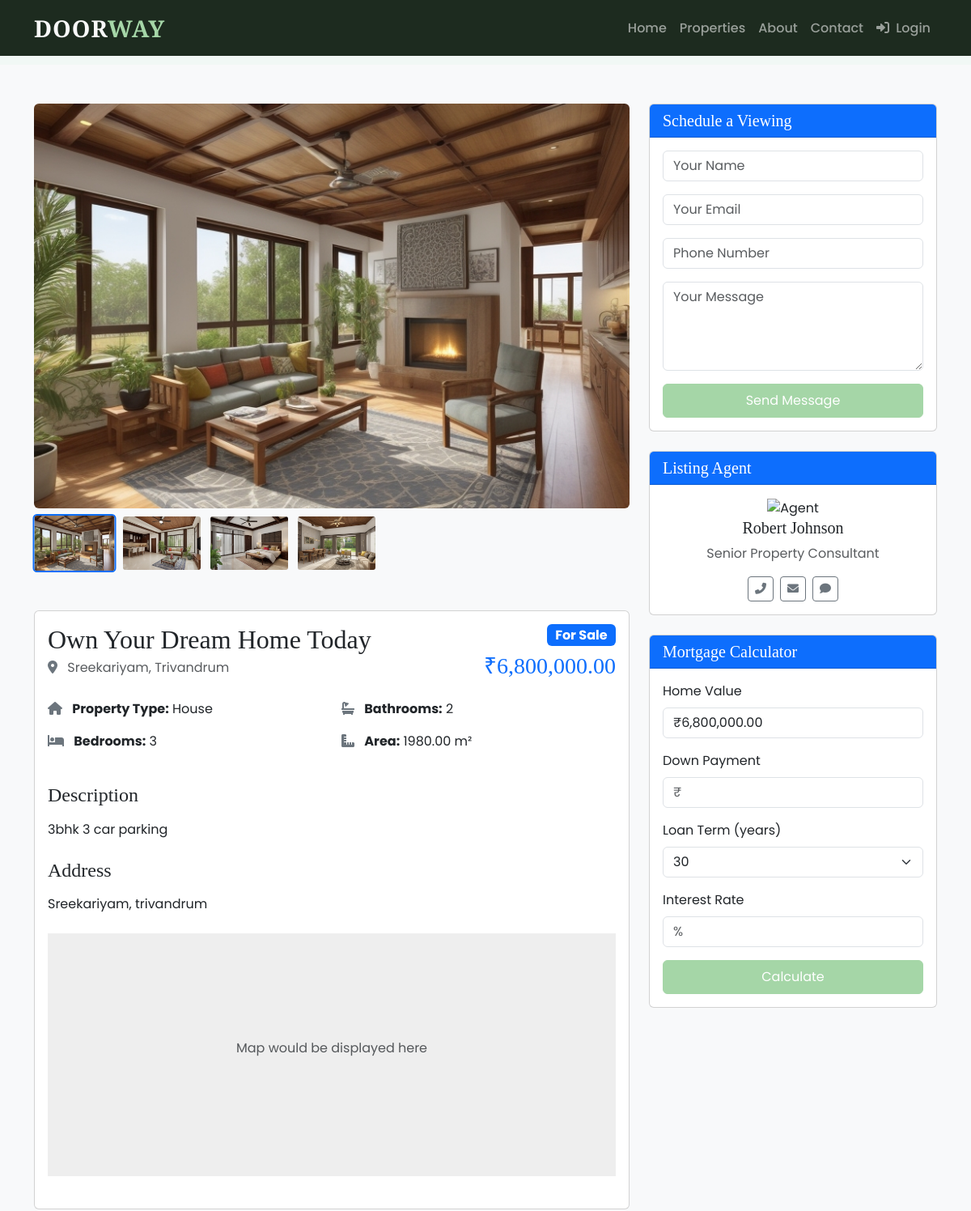
Page /properties/3/ (upper part) on the earlier database version.
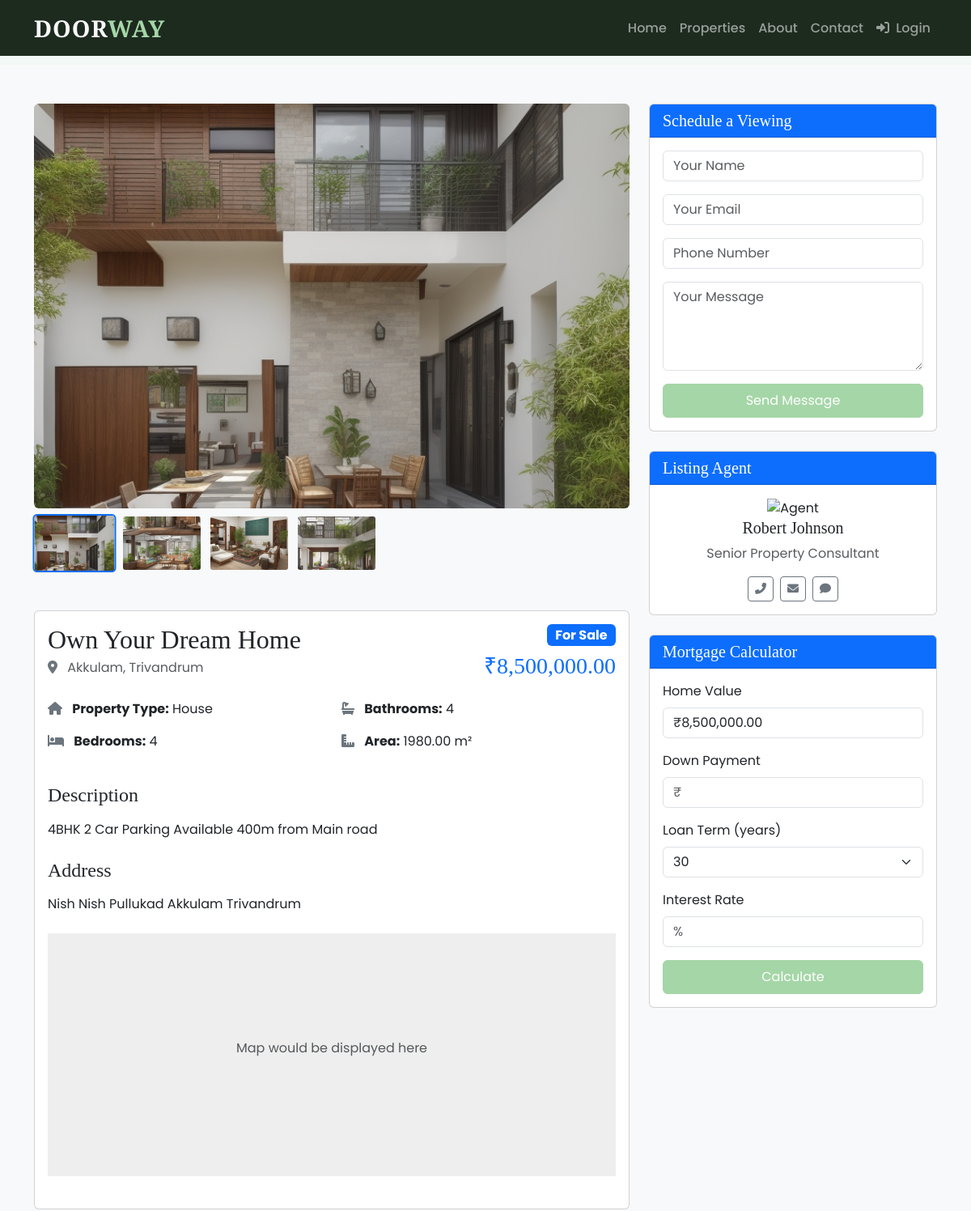
Same page on the later database version.
### properties/models.py (models this page shows, shortened)
class Property(models.Model):
    PROPERTY_TYPES = [
        ('house', 'House'),
        ('apartment', 'Apartment'),
        ('land', 'Land'),
        ('commercial', 'Commercial'),
    ]
    TRANSACTION_TYPES = [
        ('sale', 'For Sale'),
        ('rent', 'For Rent'),
    ]
    title = models.CharField(max_length=200)
    description = models.TextField()
    property_type = models.CharField(max_length=20, choices=PROPERTY_TYPES)
    transaction_type = models.CharField(max_length=10, choices=TRANSACTION_TYPES)
    price = models.DecimalField(max_digits=12, decimal_places=2)
    bedrooms = models.IntegerField(blank=True, null=True)
    bathrooms = models.IntegerField(blank=True, null=True)
    area = models.DecimalField(max_digits=8, decimal_places=2, help_text="Area in square meters")
    location = models.CharField(max_length=200)
    city = models.CharField(max_length=100)
    address = models.TextField()
    main_photo = models.ImageField(upload_to='property_photos/')
    photo1 = models.ImageField(upload_to='property_photos/', blank=True)
    photo2 = models.ImageField(upload_to='property_photos/', blank=True)
    photo3 = models.ImageField(upload_to='property_photos/', blank=True)
    is_featured = models.BooleanField(default=False)
    is_published = models.BooleanField(default=False)
    date_created = models.DateTimeField(default=timezone.now)
    owner = models.ForeignKey(settings.AUTH_USER_MODEL, on_delete=models.CASCADE, related_name='properties')
    class Meta:
        verbose_name_plural = "Properties"
        ordering = ['-date_created']

### properties/views.py (the view)
# urls.py: path('properties/<int:pk>/', PropertyDetailView.as_view(), name='property_detail'),
class PropertyDetailView(DetailView):
    model = Property
    template_name = 'properties/property_detail.html'
    context_object_name = 'property'
    def get_context_data(self, **kwargs):
        context = super().get_context_data(**kwargs)
        context['form'] = ContactForm()  # Form for sending inquiry
        return context

### properties/forms.py
class ContactForm(forms.ModelForm):
    class Meta:
        model = ContactRequest
        fields = ['name', 'email', 'phone', 'message']
        widgets = {
            'message': forms.Textarea(attrs={'rows': 4}),
        }

### properties/templates/properties/property_detail.html (shortened to what the changed rows need)
{% extends 'properties/base.html' %}
{% load static humanize %}
{% block content %}
<section class="py-5 bg-light">
    <div class="container">
        <div class="row">
            <div class="col-lg-8">
                <div class="property-gallery mb-5">
                    <div class="main-image">
                        <img src="{{ property.main_photo.url }}" alt="{{ property.title }}" class="img-fluid rounded w-100" style="height: 500px; object-fit: cover;">
                    </div>
                    <div class="gallery-thumbnails d-flex mt-2">
                        <img src="{{ property.main_photo.url }}" alt="Thumbnail" class="thumbnail me-2 active" onclick="changeMainImage(this, '{{ property.main_photo.url }}')">
                        {% if property.photo1 %}
                        <img src="{{ property.photo1.url }}" alt="Thumbnail" class="thumbnail me-2" onclick="changeMainImage(this, '{{ property.photo1.url }}')">
                        {% endif %}
                        {% if property.photo2 %}
                        <img src="{{ property.photo2.url }}" alt="Thumbnail" class="thumbnail me-2" onclick="changeMainImage(this, '{{ property.photo2.url }}')">
                        {% endif %}
                        {% if property.photo3 %}
                        <img src="{{ property.photo3.url }}" alt="Thumbnail" class="thumbnail" onclick="changeMainImage(this, '{{ property.photo3.url }}')">
                        {% endif %}
                    </div>
                </div>
                <div class="card mb-5">
                    <div class="card-body">
                        <div class="d-flex justify-content-between align-items-start mb-4">
                            <div>
                                <h2 class="mb-1">{{ property.title }}</h2>
                                <p class="text-muted mb-0">
                                    <i class="fas fa-map-marker-alt text-secondary me-2"></i>
                                    {{ property.location }}, {{ property.city }}
                                </p>
                            </div>
                            <div class="text-end">
                                <span class="badge bg-primary fs-6 mb-2">{{ property.get_transaction_type_display }}</span>
                                <h3 class="text-primary mb-0">₹{{ property.price|intcomma }}</h3>
                            </div>
                        </div>
                        <div class="row mb-4">
                            <div class="col-md-6">
                                <div class="property-feature mb-3">
                                    <i class="fas fa-home me-2 text-secondary"></i>
                                    <strong>Property Type:</strong> {{ property.get_property_type_display }}
                                </div>
                                {% if property.bedrooms %}
                                <div class="property-feature mb-3">
                                    <i class="fas fa-bed me-2 text-secondary"></i>
                                    <strong>Bedrooms:</strong> {{ property.bedrooms }}
                                </div>
                                {% endif %}
                            </div>
                            <div class="col-md-6">
                                {% if property.bathrooms %}
                                <div class="property-feature mb-3">
                                    <i class="fas fa-bath me-2 text-secondary"></i>
                                    <strong>Bathrooms:</strong> {{ property.bathrooms }}
                                </div>
                                {% endif %}
                                <div class="property-feature mb-3">
                                    <i class="fas fa-ruler-combined me-2 text-secondary"></i>
                                    <strong>Area:</strong> {{ property.area }} m²
                                </div>
                            </div>
                        </div>
                        <h4 class="mb-3">Description</h4>
                        <p class="mb-4">{{ property.description }}</p>
                        <h4 class="mb-3">Address</h4>
                        <p class="mb-4">{{ property.address }}</p>
                        <div class="map-container mb-4" style="height: 300px; background-color: #eee; display: flex; align-items: center; justify-content: center;">
                            <p class="text-muted">Map would be displayed here</p>
                        </div>
                    </div>
                </div>
            </div>
            <div class="col-lg-4">
                <div class="card">
                    <div class="card-body">
                        <div class="mb-3">
                            <label class="form-label">Home Value</label>
                            <input type="text" class="form-control" value="₹{{ property.price|intcomma }}" readonly>
                        </div>
                    </div>
                </div>
            </div>
        </div>
    </div>
</section>
{% endblock %}

Differences in the rows shown:
changed Property "Trivandrum": main_photo: a different picture; photo1: a different picture; photo2: a different picture; photo3: a different picture; title "Own Your Dream Home Today" → "Own Your Dream Home"; location "Sreekariyam" → "Akkulam"; price "6,800,000.00" → "8,500,000.00"; bedrooms "3" → "4"; bathrooms "2" → "4"; description "3bhk 3 car parking" → "4BHK 2 Car Parking Available 400m from Main road"; address "Sreekariyam, trivandrum" → "Nish Nish Pullukad Akkulam Trivandrum"; price "₹6,800,000.00" → "₹8,500,000.00"
